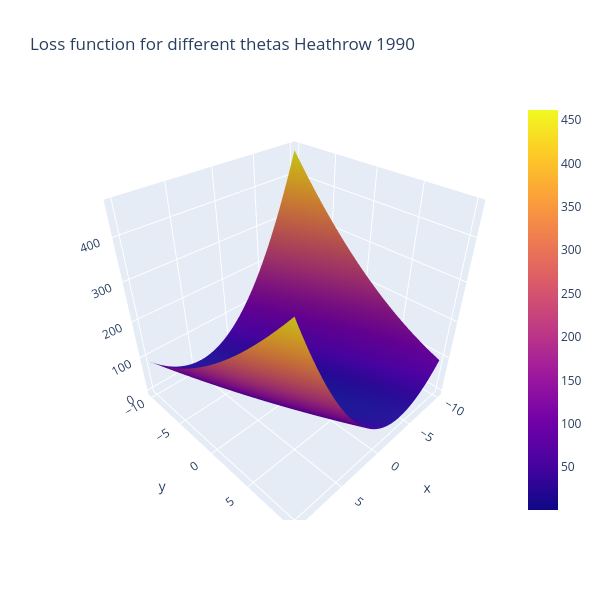

Source (notebook cell):
### Code cell
#This figure shows the loss function.

#X = Theta0
#Y - Theta1
#Z = Loss
#Find where it is closest to 0 in X and Y!

#you can click/hold in the graph below to rotate!

fig = go.Figure(data=[go.Surface(x=theta1_vals, y=theta0_vals, z=J_vals)])
fig.update_layout(title='Loss function for different thetas Heathrow 1990', autosize=True,
                  width=600, height=600, xaxis_title='theta0', 
                 yaxis_title='theta1')
plt.savefig('Heathrow 1990 3d', dpi=300, bbox_inches='tight')
fig.show()
plt.show()

### Figure 1 — Plotly figure (JSON) as saved in the notebook; plotly's stock layout.template omitted (floating-point values rounded to 4 significant figures; data arrays with more than 128 entries replaced by an {"elided": "..."} marker saying what was removed)
{"data": [{"type": "surface", "x": [-10, -9.798, -9.596, -9.394, -9.192, -8.99, -8.788, -8.586, -8.384, -8.182, -7.98, -7.778, -7.576, -7.374, -7.172, -6.97, -6.768, -6.566, -6.364, -6.162, -5.96, -5.758, -5.556, -5.354, -5.152, -4.949, -4.747, -4.545, -4.343, -4.141, -3.939, -3.737, -3.535, -3.333, -3.131, -2.929, -2.727, -2.525, -2.323, -2.121, -1.919, -1.717, -1.515, -1.313, -1.111, -0.9091, -0.7071, -0.5051, -0.303, -0.101, 0.101, 0.303, 0.5051, 0.7071, 0.9091, 1.111, 1.313, 1.515, 1.717, 1.919, 2.121, 2.323, 2.525, 2.727, 2.929, 3.131, 3.333, 3.535, 3.737, 3.939, 4.141, 4.343, 4.545, 4.747, 4.949, 5.152, 5.354, 5.556, 5.758, 5.96, 6.162, 6.364, 6.566, 6.768, 6.97, 7.172, 7.374, 7.576, 7.778, 7.98, 8.182, 8.384, 8.586, 8.788, 8.99, 9.192, 9.394, 9.596, 9.798, 10], "y": [-10, -9.798, -9.596, -9.394, -9.192, -8.99, -8.788, -8.586, -8.384, -8.182, -7.98, -7.778, -7.576, -7.374, -7.172, -6.97, -6.768, -6.566, -6.364, -6.162, -5.96, -5.758, -5.556, -5.354, -5.152, -4.949, -4.747, -4.545, -4.343, -4.141, -3.939, -3.737, -3.535, -3.333, -3.131, -2.929, -2.727, -2.525, -2.323, -2.121, -1.919, -1.717, -1.515, -1.313, -1.111, -0.9091, -0.7071, -0.5051, -0.303, -0.101, 0.101, 0.303, 0.5051, 0.7071, 0.9091, 1.111, 1.313, 1.515, 1.717, 1.919, 2.121, 2.323, 2.525, 2.727, 2.929, 3.131, 3.333, 3.535, 3.737, 3.939, 4.141, 4.343, 4.545, 4.747, 4.949, 5.152, 5.354, 5.556, 5.758, 5.96, 6.162, 6.364, 6.566, 6.768, 6.97, 7.172, 7.374, 7.576, 7.778, 7.98, 8.182, 8.384, 8.586, 8.788, 8.99, 9.192, 9.394, 9.596, 9.798, 10], "z": {"elided": "100x100 float values"}}], "layout": {"autosize": true, "height": 600, "scene": {"aspectmode": "auto", "aspectratio": {"x": 1, "y": 1, "z": 1}}, "title": {"text": "Loss function for different thetas Heathrow 1990"}, "width": 600, "xaxis": {"title": {"text": "theta0"}}, "yaxis": {"title": {"text": "theta1"}}}}
